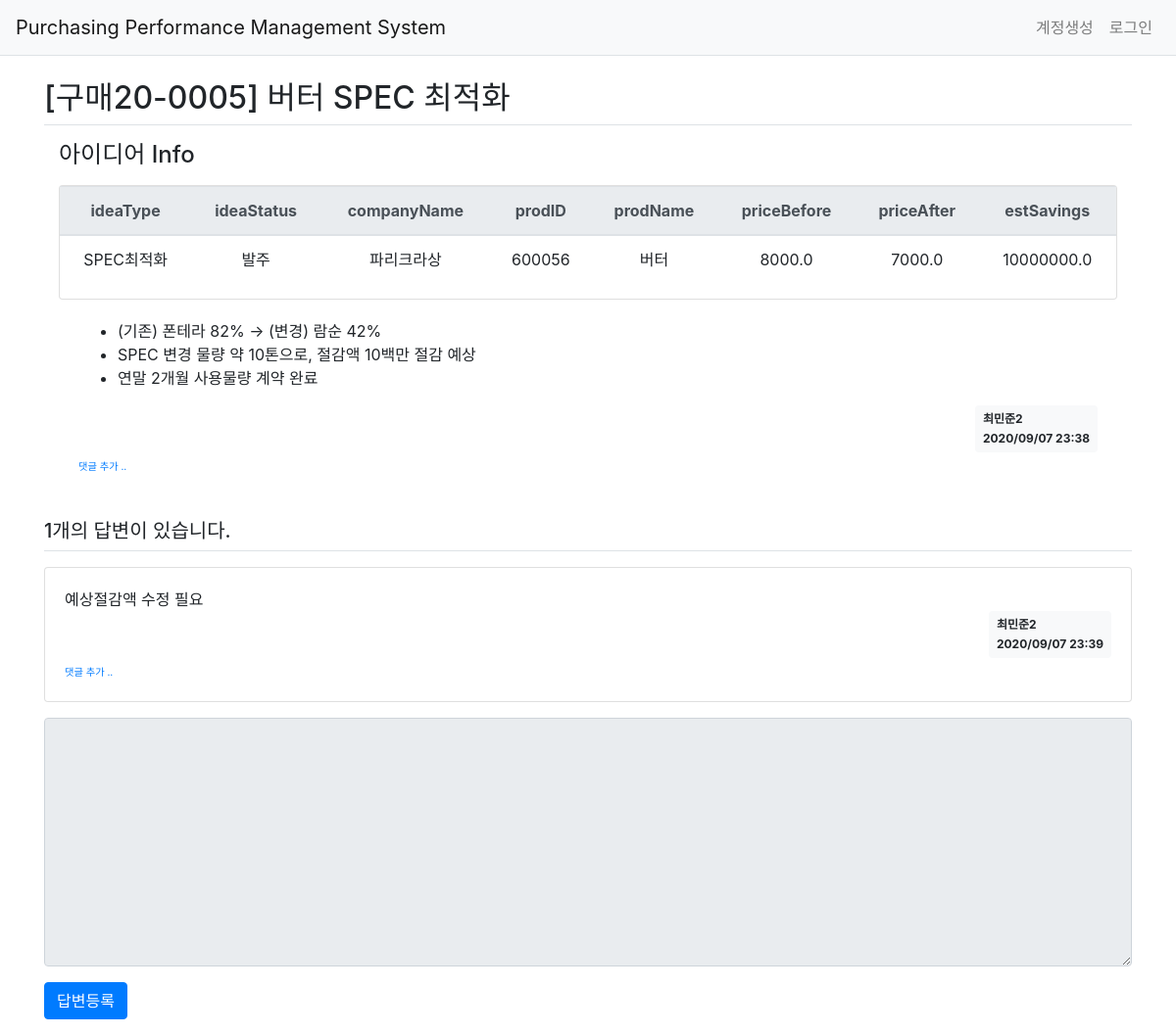
Screenshot of /idea/detail/6/ with the database file from the repository.
### pybo/models.py (models this page shows)
class Idea(db.Model):
    id = db.Column(db.Integer, primary_key=True)
    ideaNum = db.Column(db.String(30), unique=True, nullable=False) #new
    ideaType = db.Column(db.String(50), nullable=False) #new
    companyID = db.Column(db.String(10), nullable=False)
    companyName = db.Column(db.String(50), db.ForeignKey('company.companyName', ondelete='CASCADE'), nullable=False)
    company = db.relationship('Company')
    prodID = db.Column(db.String(30), nullable=False) #name change/ prod_ID to prodID
    prodName = db.Column(db.String(100), db.ForeignKey('product.prodName'))
    prod = db.relationship('Product')
    ideaTitle = db.Column(db.String(200), nullable=False) #name change / subject to ideaTitle
    ideaStatus = db.Column(db.String(30), nullable=True) # new
    effectBegin = db.Column(db.DateTime(), nullable=True) # new
    effectEnd = db.Column(db.DateTime(), nullable=True) # new
    priceBefore = db.Column(db.Float(), nullable=True) #new
    priceAfter = db.Column(db.Float(), nullable=True) #new
    estSavings = db.Column(db.Float(), nullable=True) #new
    content = db.Column(db.Text(), nullable=False)
    regDate = db.Column(db.DateTime(), nullable=False)
    userid = db.Column(db.String(150), nullable=False)
    userName = db.Column(db.Integer, db.ForeignKey('user.username', ondelete='CASCADE'), nullable=False)
    user = db.relationship('User', backref=db.backref('idea_set'))
    editDate = db.Column(db.DateTime(), nullable=True)
    voter = db.relationship('User', secondary=idea_voter, backref=db.backref('idea_voter_set'))

class User(db.Model):
    id = db.Column(db.Integer, primary_key=True)
    username = db.Column(db.String(150), unique=False, nullable=False)
    password = db.Column(db.String(200), nullable=False)
    email = db.Column(db.String(120), unique=True, nullable=False)
    userid = db.Column(db.String(150), unique=True, nullable=False)
    userteam = db.Column(db.String(30), nullable=False)

class Feedback(db.Model):
    id = db.Column(db.Integer, primary_key=True)
    idea_id = db.Column(db.Integer, db.ForeignKey('idea.id', ondelete='CASCADE'))
    idea = db.relationship('Idea', backref=db.backref('feedback_set'))
    content = db.Column(db.Text(), nullable=False)
    regDate = db.Column(db.DateTime(), nullable=False)
    userid = db.Column(db.Integer, db.ForeignKey('user.userid', ondelete='CASCADE'), nullable=False)
    user = db.relationship('User', backref=db.backref('feedback_set'))
    editDate = db.Column(db.DateTime(), nullable=True)
    voter = db.relationship('User', secondary=feedback_voter, backref=db.backref('feedback_voter_set'))

### pybo/views/idea_views.py (the view)
@bp.route('/detail/<int:idea_id>/')
def detail(idea_id):
    form = FeedbackForm()
    idea = Idea.query.get_or_404(idea_id)
    return render_template('idea/idea_detail.html', idea=idea, form=form)

### pybo/forms.py
class FeedbackForm(FlaskForm):
    content = TextAreaField('내용', validators=[DataRequired('내용은 필수입력 항목입니다.')])

### pybo/filter.py (called while the page is built)
def format_datetime(value, fmt='%Y/%m/%d %H:%M'):
    return value.strftime(fmt)

### pybo/views/auth_views.py (called while the page is built)
@bp.before_app_request
def load_logged_in_user():
    userid = session.get('userid')
    if userid is None:
        g.user = None
    else:
        g.user = User.query.get(userid)

### pybo/templates/idea/idea_detail.html (shortened to what this page needs)
{% extends 'base.html' %}
{% block content %}
<div class="container my-3">
    <h2 class="border-bottom py-2">[{{ idea.ideaNum }}] {{ idea.ideaTitle }}</h2>
    <div class="container">
    <h4 class="mt-3">아이디어 Info</h3>
    <div class="row my-3">
        <div class="col-12">
            <div class="card">
                <table class="table">
                    <thead>
                    <tr class="text-center thead-light">
                        <th>ideaType</th>
                        <th>ideaStatus</th>
                        <th>companyName</th>
                        <th>prodID</th>
                        <th>prodName</th>
                        <th>priceBefore</th>
                        <th>priceAfter</th>
                        <th>estSavings</th>
                    </tr>
                    </thead>
                    <tbody>
                        <tr class="text-center">
                            <td>{{ idea.ideaType }}</td>
                            <td>{{ idea.ideaStatus }}</td>
                            <td>{{ idea.companyName }}</td>
                            <td>{{ idea.prodID }}</td>
                            <td>{{ idea.prodName }}</td>
                            <td>{{ idea.priceBefore }}</td>
                            <td>{{ idea.priceAfter }}</td>
                            <td>{{ idea.estSavings }}</td>
                        </tr>
                    </tbody>
                </table>
            </div>
            <div class="card-body">
                <div class="card-text">{{ idea.content|markdown }}</div>
                <div class="d-flex justify-content-end">
                    <div class="badge badge-light p-2 text-left">
                        <div class="mb-2">{{ idea.user.username }}</div>
                        <div>{{ idea.regDate|datetime }}</div>
                    </div>
                </div>
                <div>
                    <a href="{{ url_for('comment.create_idea', idea_id=idea.id) }}"
                        class="small"><small>댓글 추가 ..</small></a>
                </div>
            </div>
            </div>
        </div>
    </div>
    <h5 class="border-bottom my-3 py-2">{{ idea.feedback_set|length }}개의 답변이 있습니다.</h5>
    {% for feedback in idea.feedback_set %}
    <div class="row my-3">
        <div class="col-12">
            <div class="card">
                <div class="card-body">
                    <div class="card-text" style="white-space: pre-line;">{{ feedback.content }}</div>
                    <div class="d-flex justify-content-end">
                        <div class="badge badge-light p-2 text-left">
                            <div class="mb-2">{{ feedback.user.username }}</div>
                            <div>{{ feedback.regDate|datetime }}</div>
                        </div>
                    </div>
                    <div>
                        <a href="{{ url_for('comment.create_feedback', feedback_id=feedback.id) }}"
                           class="small"><small>댓글 추가 ..</small></a>
                    </div>
                </div>
            </div>
        </div>
    </div>
    {% endfor %}
    <form action="{{ url_for('feedback.create', idea_id=idea.id) }}" method="post" class="my-3">
        <div class="form-group">
            <textarea {% if not g.user %}disabled{% endif %}
                    name="content" id="content" class="form-control" rows="10"></textarea>
        </div>
        <input type="submit" value="답변등록" class="btn btn-primary">
    </form>
    </div>
{% endblock %}

### rows the page displays
Idea: ideaNum "구매20-0005", ideaTitle "버터 SPEC 최적화", ideaType "SPEC최적화", ideaStatus "발주", companyName "파리크라상", prodID "600056", prodName "버터", priceBefore "8000.0", priceAfter "7000.0", estSavings "10000000.0", content "(기존) 폰테라 82% → (변경) 람순 42% SPEC 변경 물량 약 10톤으로, 절감액 10백만 절감 예상 연말 2개월 사용물량 계약 완료", regDate "2020/09/07 23:38"
User: user.username "최민준2"
Feedback: content "예상절감액 수정 필요", user.username "최민준2", regDate "2020/09/07 23:39"

### other values shown
{{ idea.feedback_set|length }} "1"
